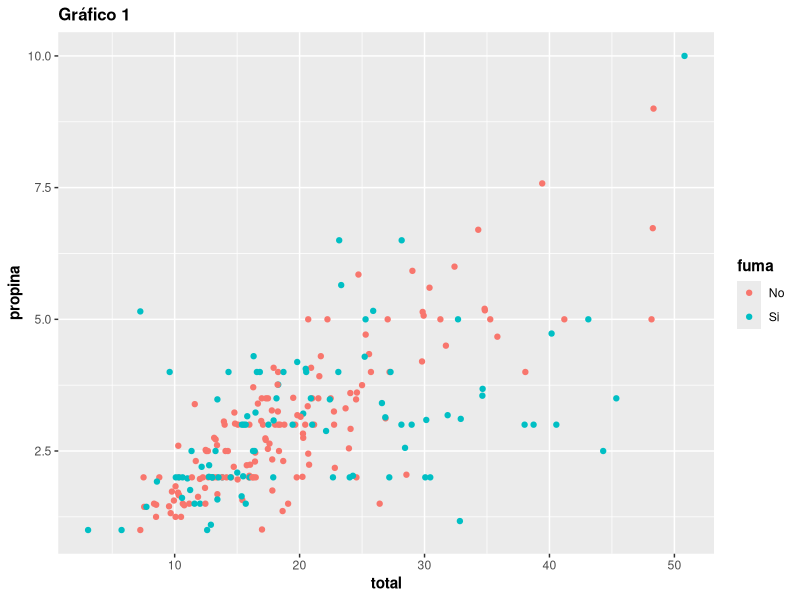
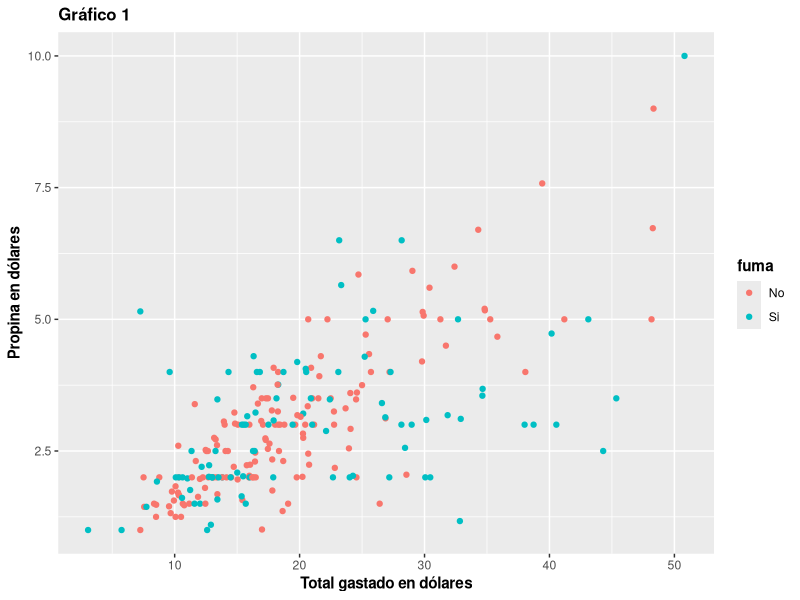
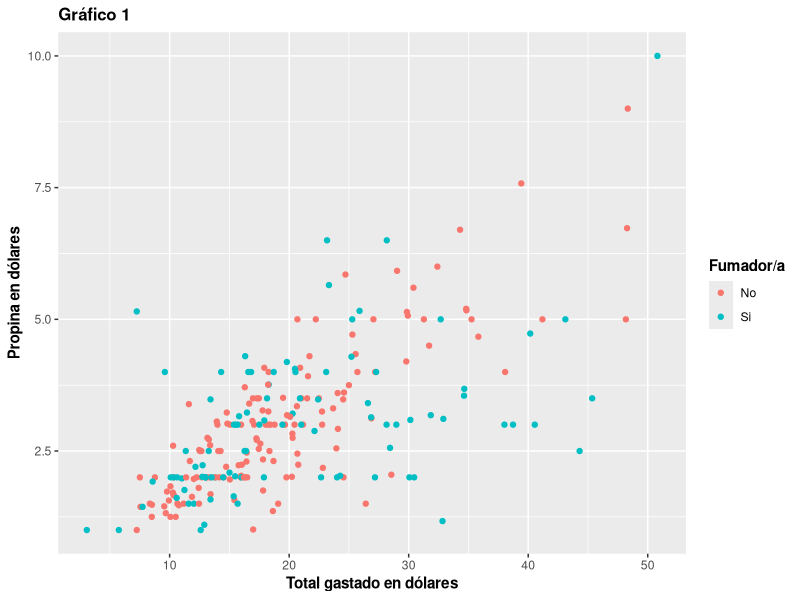
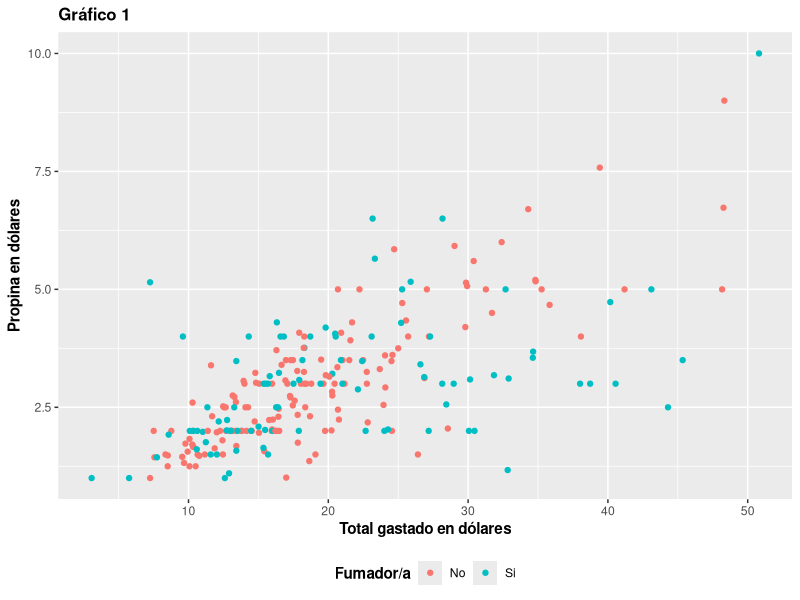
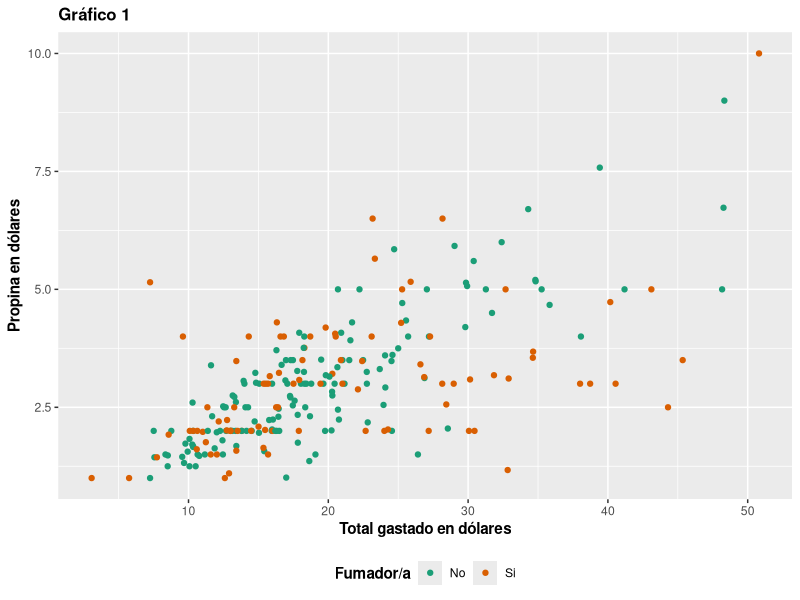
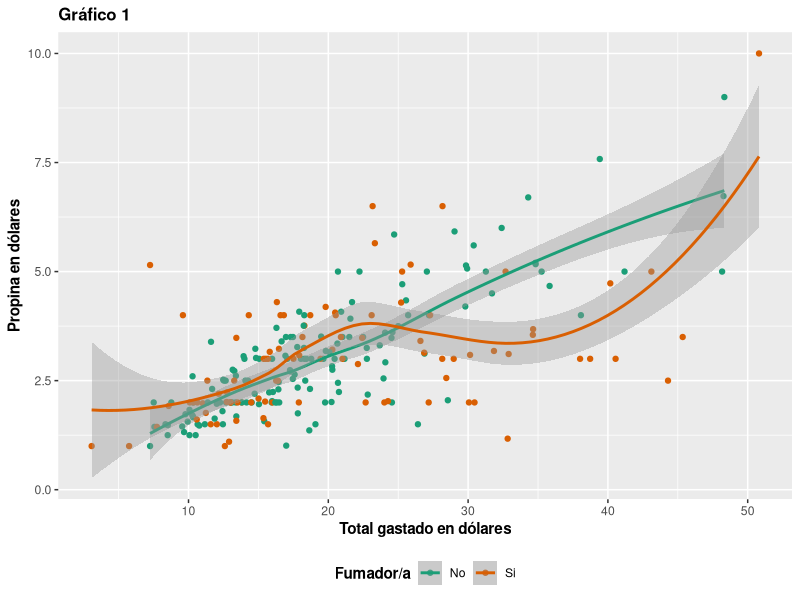
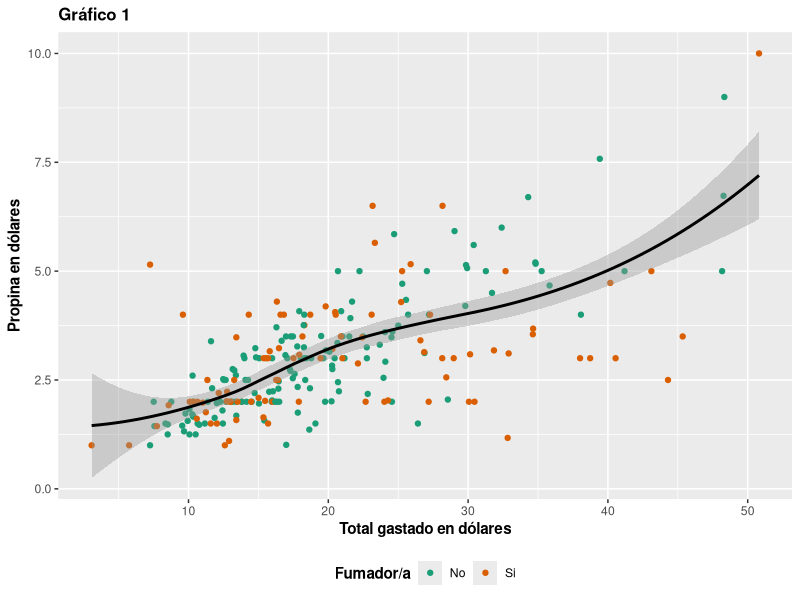
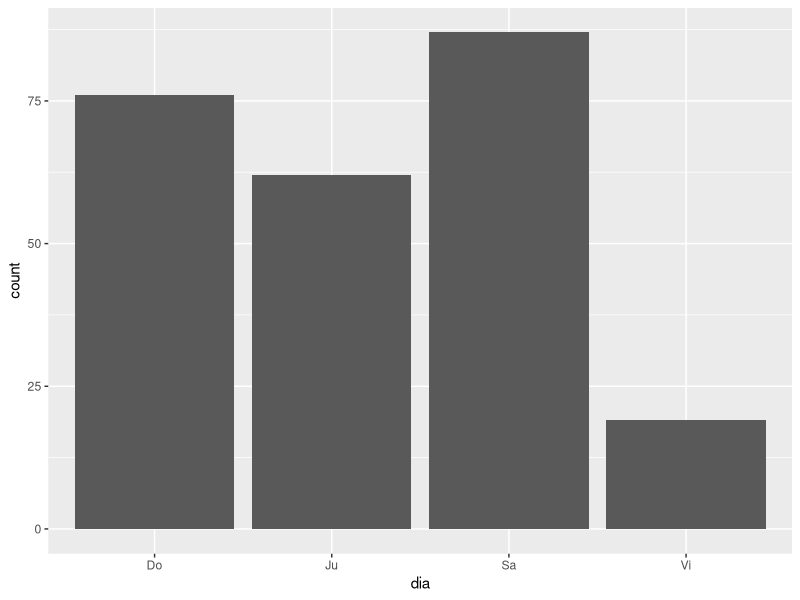

Reproduce these figures in R, in order.
## ---- chunk 1
knitr::opts_chunk$set(echo = TRUE)
## ---- chunk 2
library(readxl)
propina <- read_excel("propina.xlsx")
head(propina)
## ---- chunk 3
str(propina)
propina$total <- as.numeric(propina$total)
propina$propina <- as.numeric(propina$propina)
propina$cantidad <- as.numeric(propina$cantidad)
str(propina)
## ---- chunk 4
library(ggplot2)
ggplot(propina, aes(total, propina, color = fuma)) + geom_point() + 
  ggtitle("Gráfico 1") +
  theme (plot.title = element_text(size = rel(1.1), face = "bold")) + 
  theme(axis.title = element_text(face = "bold")) +
  theme(legend.title = element_text(face = "bold"))
## ---- chunk 5
ggplot(propina, aes(total, propina, color = fuma)) + geom_point() + 
  ggtitle("Gráfico 1") +
  labs(x = "Total gastado en dólares", y = "Propina en dólares") +
  theme (plot.title = element_text(size = rel(1.1), face = "bold")) + 
  theme(axis.title = element_text(face = "bold")) +
  theme(legend.title = element_text(face = "bold"))
## ---- chunk 6
ggplot(propina, aes(total, propina, color = fuma)) + geom_point() + 
  ggtitle("Gráfico 1") +
  labs(x = "Total gastado en dólares", y = "Propina en dólares", color = "Fumador/a") +
  theme (plot.title = element_text(size = rel(1.1), face = "bold")) + 
  theme(axis.title = element_text(face = "bold")) +
  theme(legend.title = element_text(face = "bold"))
## ---- chunk 7
ggplot(propina, aes(total, propina, color = fuma)) + geom_point() + 
  ggtitle("Gráfico 1") +
  labs(x = "Total gastado en dólares", y = "Propina en dólares", color = "Fumador/a") +
  theme (plot.title = element_text(size = rel(1.1), face = "bold")) + 
  theme(axis.title = element_text(face = "bold")) +
  theme(legend.title = element_text(face = "bold"), legend.position = "bottom")
## ---- chunk 8
ggplot(propina, aes(total, propina, color = fuma)) + geom_point() +
  scale_color_brewer(palette = "Dark2") +
  ggtitle("Gráfico 1") +
  labs(x = "Total gastado en dólares", y = "Propina en dólares", color = "Fumador/a") +
  theme (plot.title = element_text(size = rel(1.1), face = "bold")) + 
  theme(axis.title = element_text(face = "bold")) +
  theme(legend.title = element_text(face = "bold"), legend.position = "bottom")
## ---- chunk 9
ggplot(propina, aes(total, propina, color = fuma)) + geom_point() + geom_smooth() +
  scale_color_brewer(palette = "Dark2") +
  ggtitle("Gráfico 1") +
  labs(x = "Total gastado en dólares", y = "Propina en dólares", color = "Fumador/a") +
  theme (plot.title = element_text(size = rel(1.1), face = "bold")) + 
  theme(axis.title = element_text(face = "bold")) +
  theme(legend.title = element_text(face = "bold"), legend.position = "bottom")
## ---- chunk 10
ggplot(propina, aes(total, propina, color = fuma)) + geom_point() +
  geom_smooth(color = "black") +
  scale_color_brewer(palette = "Dark2") +
  ggtitle("Gráfico 1") +
  labs(x = "Total gastado en dólares", y = "Propina en dólares", color = "Fumador/a") +
  theme (plot.title = element_text(size = rel(1.1), face = "bold")) + 
  theme(axis.title = element_text(face = "bold")) +
  theme(legend.title = element_text(face = "bold"), legend.position = "bottom")
## ---- chunk 11
ggplot(propina, aes(dia)) + geom_bar()
## ---- chunk 12
ggplot(propina, aes(dia, fill = dia)) + geom_bar()
## ---- chunk 13
# install.packages("forcats")
library(forcats)
## ---- chunk 14
ggplot(propina, aes(x = fct_infreq(dia), fill = dia)) + geom_bar()
## ---- chunk 15
ggplot(propina, aes(x = fct_infreq(dia), fill = dia)) + geom_bar() + coord_flip()
